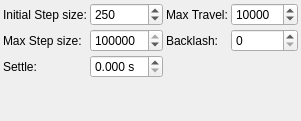
         <widget class="QWidget" name="tab_2">
          <attribute name="title">
           <string>Mechanics</string>
          </attribute>
          <layout class="QVBoxLayout" name="verticalLayout_6">
           <property name="spacing">
            <number>3</number>
           </property>
           <property name="leftMargin">
            <number>3</number>
           </property>
           <property name="topMargin">
            <number>3</number>
           </property>
           <property name="rightMargin">
            <number>3</number>
           </property>
           <property name="bottomMargin">
            <number>3</number>
           </property>
           <item>
            <layout class="QGridLayout" name="gridLayout" rowstretch="0,0,0">
             <property name="spacing">
              <number>3</number>
             </property>
             <item row="2" column="1">
              <widget class="QDoubleSpinBox" name="FocusSettleTime">
               <property name="sizePolicy">
                <sizepolicy hsizetype="Preferred" vsizetype="Preferred">
                 <horstretch>0</horstretch>
                 <verstretch>0</verstretch>
                </sizepolicy>
               </property>
               <property name="toolTip">
                <string>&lt;html&gt;&lt;head/&gt;&lt;body&gt;&lt;p&gt;Wait for this many seconds after moving the focuser before capturing the next image during Auto Focus.&lt;/p&gt;&lt;/body&gt;&lt;/html&gt;</string>
               </property>
               <property name="suffix">
                <string> s</string>
               </property>
               <property name="decimals">
                <number>3</number>
               </property>
               <property name="maximum">
                <double>30.000000000000000</double>
               </property>
              </widget>
             </item>
             <item row="0" column="2">
              <widget class="QLabel" name="label_12">
               <property name="toolTip">
                <string/>
               </property>
               <property name="text">
                <string>Max Travel:</string>
               </property>
              </widget>
             </item>
             <item row="0" column="1">
              <widget class="QSpinBox" name="stepIN">
               <property name="sizePolicy">
                <sizepolicy hsizetype="Preferred" vsizetype="Preferred">
                 <horstretch>0</horstretch>
                 <verstretch>0</verstretch>
                </sizepolicy>
               </property>
               <property name="toolTip">
                <string>&lt;b&gt;Initial&lt;/b&gt; step size in ticks to cause a noticeable change in HFR value. For timer based focuser, it is the initial time in milliseconds to move the focuser inward or outward</string>
               </property>
               <property name="minimum">
                <number>1</number>
               </property>
               <property name="maximum">
                <number>50000</number>
               </property>
               <property name="singleStep">
                <number>10</number>
               </property>
               <property name="value">
                <number>250</number>
               </property>
              </widget>
             </item>
             <item row="0" column="0">
              <widget class="QLabel" name="label">
               <property name="toolTip">
                <string/>
               </property>
               <property name="whatsThis">
                <string/>
               </property>
               <property name="text">
                <string>Initial Step size:</string>
               </property>
              </widget>
             </item>
             <item row="2" column="0">
              <widget class="QLabel" name="label_9">
               <property name="text">
                <string>Settle:</string>
               </property>
              </widget>
             </item>
             <item row="0" column="3">
              <widget class="QDoubleSpinBox" name="maxTravelIN">
               <property name="sizePolicy">
                <sizepolicy hsizetype="Preferred" vsizetype="Preferred">
                 <horstretch>0</horstretch>
                 <verstretch>0</verstretch>
                </sizepolicy>
               </property>
               <property name="toolTip">
                <string>&lt;html&gt;&lt;head/&gt;&lt;body&gt;&lt;p&gt;Maximum travel in steps before the autofocus process aborts&lt;/p&gt;&lt;/body&gt;&lt;/html&gt;</string>
               </property>
               <property name="decimals">
                <number>0</number>
               </property>
               <property name="minimum">
                <double>10.000000000000000</double>
               </property>
               <property name="maximum">
                <double>100000.000000000000000</double>
               </property>
               <property name="singleStep">
                <double>1000.000000000000000</double>
               </property>
               <property name="value">
                <double>10000.000000000000000</double>
               </property>
              </widget>
             </item>
             <item row="1" column="0">
              <widget class="QLabel" name="label_17">
               <property name="text">
                <string>Max Step size:</string>
               </property>
              </widget>
             </item>
             <item row="1" column="1">
              <widget class="QSpinBox" name="maxSingleStepIN">
               <property name="toolTip">
                <string>&lt;html&gt;&lt;head/&gt;&lt;body&gt;&lt;p&gt;The maximum single step size the algorithm is allowed to command as it searches for the critical focus zone. The calculated step size would be limited to this maximum value.&lt;/p&gt;&lt;/body&gt;&lt;/html&gt;</string>
               </property>
               <property name="minimum">
                <number>10</number>
               </property>
               <property name="maximum">
                <number>100000</number>
               </property>
               <property name="value">
                <number>100000</number>
               </property>
              </widget>
             </item>
             <item row="1" column="2">
              <widget class="QLabel" name="label_11">
               <property name="text">
                <string>Backlash:</string>
               </property>
              </widget>
             </item>
             <item row="1" column="3">
              <widget class="QSpinBox" name="focusBacklashSpin">
               <property name="sizePolicy">
                <sizepolicy hsizetype="Preferred" vsizetype="Preferred">
                 <horstretch>0</horstretch>
                 <verstretch>0</verstretch>
                </sizepolicy>
               </property>
               <property name="toolTip">
                <string>&lt;html&gt;&lt;body&gt;&lt;p&gt;For backlash-aware focuser, the amount of backlash to apply when reversing movement direction.&lt;/p&gt;&lt;/body&gt;&lt;/html&gt;</string>
               </property>
              </widget>
             </item>
            </layout>
           </item>
           <item>
            <spacer name="verticalSpacer_4">
             <property name="orientation">
              <enum>Qt::Vertical</enum>
             </property>
             <property name="sizeHint" stdset="0">
              <size>
               <width>20</width>
               <height>40</height>
              </size>
             </property>
            </spacer>
           </item>
          </layout>
         </widget>
